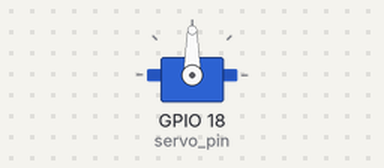
Bench run of a program on a simulated Raspberry Pi (BCM pin numbers). Parts: servo. Servo angles are drawn from the pulse width (0.5 ms = 0°, 2.5 ms = 180°). At 5.2 s the program stops and its outputs stay as they are.

Above: at 0.1 s.
At 1.4 s:
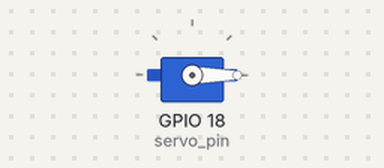
At 2.7 s:
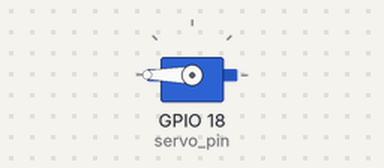
Timing chart, 0 to 5.4 s (numbered marks = the images above):
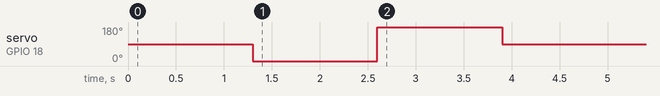

Measured:
- by itself, servo on GPIO 18 (servo_pin): 90° → 0° at 1.3 s, → 180° 1.3 s later, → 90° 1.3 s later

The program:

BasicServo.py
```python
import RPi.GPIO as GPIO
import time

# Set the GPIO mode to BCM
GPIO.setmode(GPIO.BCM)

# Set the GPIO pin for the servo
servo_pin = 18

# Set the PWM frequency (you may need to adjust this value to suit your servo)
# https://blog.wokwi.com/learn-servo-motor-using-wokwi-logic-analyzer/
pwm_frequency = 50
max_duty =12.5
min_duty =2.5
# Set the angle range supported by your servo (usually 0 to 180 degrees)
angle_range = 180

# Initialize the GPIO pin for PWM control
GPIO.setup(servo_pin, GPIO.OUT)
pwm = GPIO.PWM(servo_pin, pwm_frequency)

# Function to set the angle of the servo
def set_angle(angle):
    duty_cycle = ((angle / angle_range) * (max_duty - min_duty)) + min_duty
    pwm.ChangeDutyCycle(duty_cycle)
    time.sleep(0.3)  # Give the servo some time to move

# Main function
if __name__ == "__main__":
    try:
        # Start PWM
        pwm.start(0)

        # Move the servo to the center position (90 degrees)
        set_angle(90)
        time.sleep(1)

        # Move the servo to the leftmost position (0 degrees)
        set_angle(0)
        time.sleep(1)

        # Move the servo to the rightmost position (180 degrees)
        set_angle(180)
        time.sleep(1)

        # Move the servo back to the center position (90 degrees)
        set_angle(90)
        time.sleep(1)

    except KeyboardInterrupt:
        # If the user presses Ctrl+C, stop PWM and clean up
        pwm.stop()
        GPIO.cleanup()
```
